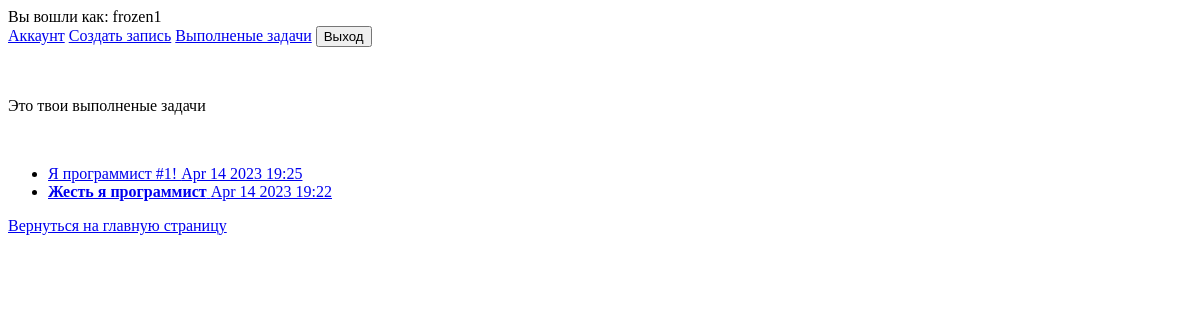
Page /completed/ (signed in) on the earlier database version.
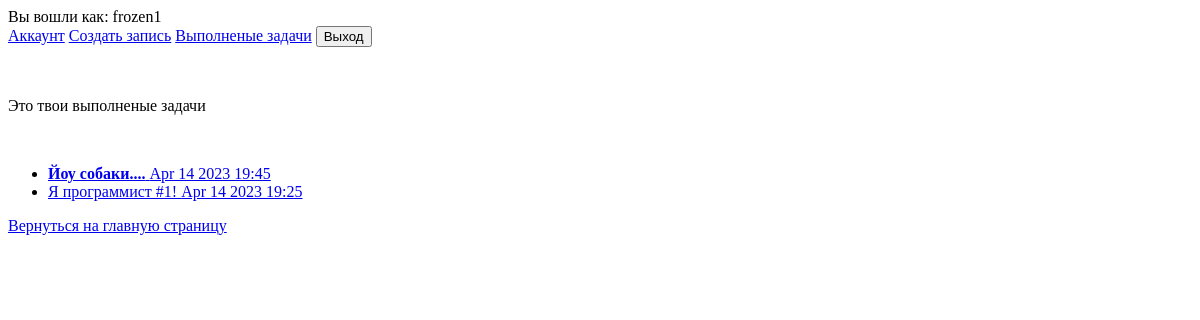
Same page on the later database version.
### todo/models.py (models this page shows, shortened)
class Todo(models.Model):
    title = models.CharField(max_length=100)
    memo = models.TextField(blank=True)
    created = models.DateTimeField(auto_now_add=True)
    datecompleted = models.DateTimeField(null=True, blank=True)
    important = models.BooleanField(default=False)
    user = models.ForeignKey(User, on_delete=models.CASCADE)

### todo/views.py (the view)
# urls.py: path('completed/', completed_todos, name='completed_todos'),
@login_required
def completed_todos(request):
    todos = Todo.objects.filter(user=request.user, datecompleted__isnull=False).order_by('-datecompleted')
    return render(request, 'todo/completed_todos.html', {'todos': todos})

### todo/templates/todo/completed_todos.html (shortened to what this page needs)
{% extends 'todo/base.html' %}
{% block content %}
    <p> Это твои выполненые задачи</p>
    <ul>
        {% for todo in todos %}
            <li>
                <a href="{% url 'view_todo' todo.id %}">
                    {% if todo.important %}
                    <b>{{ todo.title }}</b>
                    {% else %}
                    {{ todo.title }}
                    {% endif %}
                    {{ todo.datecompleted|date:'M j Y H:i' }}
                </a>
            </li>
        {% endfor %}
    </ul>
    <a href="{% url 'home' %}">Вернуться на главную страницу</a>
{% endblock %}

Differences in the rows shown:
removed Todo: title "Жесть я программист", datecompleted "Apr 14 2023 19:22"
now on this page (row edited): Todo: title "Йоу собаки....", datecompleted "Apr 14 2023 19:45"
